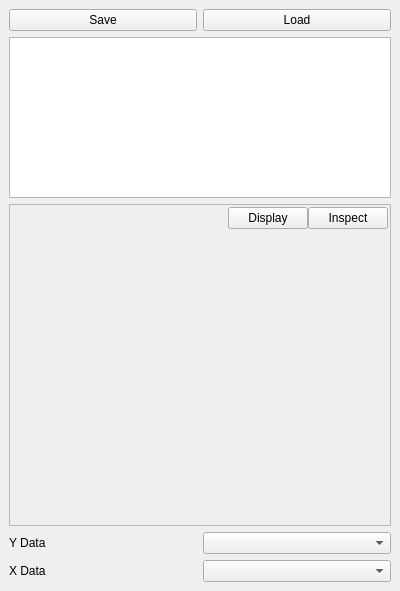
<?xml version="1.0" encoding="UTF-8"?>
<ui version="4.0">
 <class>HDF5ExplorerDock</class>
 <widget class="QDockWidget" name="HDF5ExplorerDock">
  <property name="geometry">
   <rect>
    <x>0</x>
    <y>0</y>
    <width>400</width>
    <height>591</height>
   </rect>
  </property>
  <property name="windowTitle">
   <string>HDF5 Explorer</string>
  </property>
  <widget class="QWidget" name="hdf5_explorer_widget">
   <layout class="QVBoxLayout" name="verticalLayout" stretch="0,10,0">
    <item>
     <layout class="QVBoxLayout" name="file_management_layout">
      <item>
       <layout class="QHBoxLayout" name="save_layout" stretch="1,1">
        <item>
         <widget class="QPushButton" name="save_button">
          <property name="text">
           <string>Save</string>
          </property>
         </widget>
        </item>
        <item>
         <widget class="QPushButton" name="load_button">
          <property name="text">
           <string>Load</string>
          </property>
         </widget>
        </item>
       </layout>
      </item>
     </layout>
    </item>
    <item>
     <layout class="QVBoxLayout" name="explorer_layout" stretch="1,2">
      <item>
       <widget class="QTreeWidget" name="imported_data_tree">
        <property name="rootIsDecorated">
         <bool>true</bool>
        </property>
        <property name="itemsExpandable">
         <bool>true</bool>
        </property>
        <attribute name="headerVisible">
         <bool>false</bool>
        </attribute>
        <column>
         <property name="text">
          <string notr="true">1</string>
         </property>
        </column>
       </widget>
      </item>
      <item>
       <widget class="QFrame" name="toggle_frame">
        <property name="frameShape">
         <enum>QFrame::StyledPanel</enum>
        </property>
        <property name="frameShadow">
         <enum>QFrame::Raised</enum>
        </property>
        <layout class="QVBoxLayout" name="verticalLayout_5">
         <property name="spacing">
          <number>2</number>
         </property>
         <property name="leftMargin">
          <number>2</number>
         </property>
         <property name="topMargin">
          <number>2</number>
         </property>
         <property name="rightMargin">
          <number>2</number>
         </property>
         <property name="bottomMargin">
          <number>2</number>
         </property>
         <item>
          <layout class="QHBoxLayout" name="toggle_layout">
           <property name="spacing">
            <number>0</number>
           </property>
           <item>
            <spacer name="horizontalSpacer">
             <property name="orientation">
              <enum>Qt::Horizontal</enum>
             </property>
             <property name="sizeHint" stdset="0">
              <size>
               <width>40</width>
               <height>20</height>
              </size>
             </property>
            </spacer>
           </item>
           <item>
            <widget class="QPushButton" name="display_button">
             <property name="text">
              <string>Display</string>
             </property>
             <property name="checkable">
              <bool>true</bool>
             </property>
            </widget>
           </item>
           <item>
            <widget class="QPushButton" name="inspect_button">
             <property name="text">
              <string>Inspect</string>
             </property>
             <property name="checkable">
              <bool>true</bool>
             </property>
            </widget>
           </item>
          </layout>
         </item>
         <item>
          <widget class="QStackedWidget" name="preview_stackedwidget">
           <property name="currentIndex">
            <number>0</number>
           </property>
           <widget class="QWidget" name="plot_preview_page">
            <layout class="QHBoxLayout" name="horizontalLayout_5">
             <item>
              <widget class="PlotWidget" name="data_preview_plot" native="true"/>
             </item>
            </layout>
           </widget>
           <widget class="QWidget" name="img_preview_page">
            <layout class="QHBoxLayout" name="horizontalLayout_8">
             <item>
              <widget class="PlotWidget" name="heatmap" native="true"/>
             </item>
            </layout>
           </widget>
           <widget class="QWidget" name="inspect_page">
            <layout class="QHBoxLayout" name="horizontalLayout_6">
             <item>
              <widget class="QScrollArea" name="inspect_scrollarea">
               <property name="widgetResizable">
                <bool>true</bool>
               </property>
               <widget class="QWidget" name="inspect_widget">
                <property name="geometry">
                 <rect>
                  <x>0</x>
                  <y>0</y>
                  <width>74</width>
                  <height>16</height>
                 </rect>
                </property>
                <layout class="QVBoxLayout" name="verticalLayout_6" stretch="5">
                 <property name="spacing">
                  <number>0</number>
                 </property>
                 <property name="leftMargin">
                  <number>0</number>
                 </property>
                 <property name="topMargin">
                  <number>0</number>
                 </property>
                 <property name="rightMargin">
                  <number>0</number>
                 </property>
                 <item>
                  <layout class="QFormLayout" name="inspect_layout"/>
                 </item>
                </layout>
               </widget>
              </widget>
             </item>
            </layout>
           </widget>
          </widget>
         </item>
        </layout>
       </widget>
      </item>
     </layout>
    </item>
    <item>
     <layout class="QHBoxLayout" name="data_selection_layout">
      <item>
       <layout class="QVBoxLayout" name="axis_selection_layout" stretch="1,1">
        <item>
         <layout class="QHBoxLayout" name="y_axis_selection_layout" stretch="1,1">
          <item>
           <widget class="QLabel" name="y_axis_label">
            <property name="text">
             <string>Y Data</string>
            </property>
           </widget>
          </item>
          <item>
           <widget class="QComboBox" name="y_axis_combobox"/>
          </item>
         </layout>
        </item>
        <item>
         <layout class="QHBoxLayout" name="x_axis_selection_layout" stretch="1,1">
          <item>
           <widget class="QLabel" name="x_axis_label">
            <property name="text">
             <string>X Data</string>
            </property>
           </widget>
          </item>
          <item>
           <widget class="QComboBox" name="x_axis_combobox"/>
          </item>
         </layout>
        </item>
       </layout>
      </item>
     </layout>
    </item>
   </layout>
  </widget>
 </widget>
 <customwidgets>
  <customwidget>
   <class>PlotWidget</class>
   <extends>QWidget</extends>
   <header>pyqtgraph</header>
   <container>1</container>
  </customwidget>
 </customwidgets>
 <resources/>
 <connections/>
</ui>
